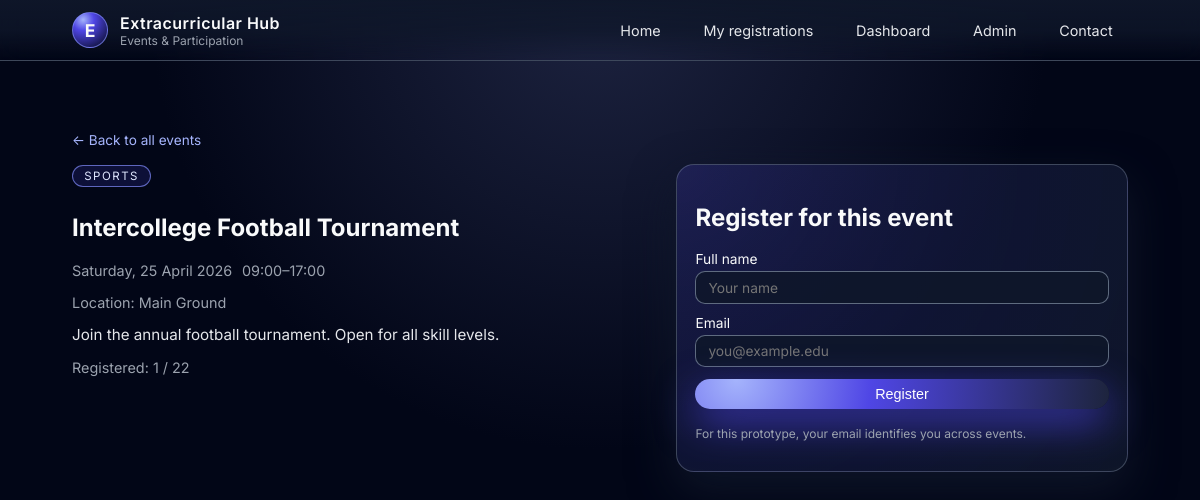
Screenshot of /events/2 with the database file from the repository.
### app.py (models this page shows)
class Event(db.Model):
    id = db.Column(db.Integer, primary_key=True)
    title = db.Column(db.String(200), nullable=False)
    description = db.Column(db.Text, nullable=False)
    category = db.Column(db.String(80), nullable=True)
    location = db.Column(db.String(120), nullable=False)
    date = db.Column(db.Date, nullable=False)
    start_time = db.Column(db.Time, nullable=False)
    end_time = db.Column(db.Time, nullable=False)
    capacity = db.Column(db.Integer, nullable=True)
    is_paid = db.Column(db.Boolean, nullable=False, default=False)
    fee_amount = db.Column(db.Float, nullable=True)
    payment_method = db.Column(db.String(120), nullable=True)
    payment_details = db.Column(db.Text, nullable=True)
    registrations = db.relationship("Registration", back_populates="event", cascade="all, delete-orphan")

### app.py (the view)
@app.route("/events/<int:event_id>")
def event_detail(event_id):
    event = Event.query.get_or_404(event_id)
    return render_template("event_detail.html", event=event)

### templates/event_detail.html (shortened to what this page needs)
{% extends "base.html" %}
{% block content %}
  <section class="section">
    <a href="{{ url_for('home') }}" class="back-link">← Back to all events</a>
    <div class="layout-two-column">
      <div>
        <span class="pill">{{ event.category or "General" }}</span>
        <h1>{{ event.title }}</h1>
        <p class="event-meta">
          <span>{{ event.date.strftime("%A, %d %B %Y") }}</span>
          <span>
            {{ event.start_time.strftime("%H:%M") }}–{{ event.end_time.strftime("%H:%M") }}
          </span>
        </p>
        <p class="event-meta">Location: {{ event.location }}</p>
        <p class="event-description">{{ event.description }}</p>
        <p class="event-meta">
          Registered:
          {{ event.registrations|length }}
          {% if event.capacity %}
            / {{ event.capacity }}
          {% endif %}
        </p>
      </div>
      <div class="card">
        <h2>Register for this event</h2>
        <form action="{{ url_for('register') }}" method="post" class="form">
          <label>
            Full name
            <input type="text" name="name" placeholder="Your name" required />
          </label>
          <label>
            Email
            <input type="email" name="email" placeholder="you@example.edu" required />
          </label>
          <button type="submit" class="primary-btn">Register</button>
          <p class="helper-text">
            For this prototype, your email identifies you across events.
          </p>
        </form>
      </div>
    </div>
  </section>
{% endblock %}

### static/css/styles.css (style rules this page uses)
:root { --bg: #050816; --bg-elevated: #0b1020; --bg-elevated-soft: #11162a; --accent: #4f46e5; --accent-soft: rgba(79, 70, 229, 0.16); --accent-strong: #6366f1; --text-main: #f9fafb; --text-muted: #a5b4fc; --border-subtle: rgba(148, 163, 184, 0.35); --danger: #f97373; --success: #34d399; --shadow-soft: 0 18px 45px rgba(15, 23, 42, 0.9); --radius-lg: 18px; --radius-pill: 999px; --blur: 18px; }
*, *::before, *::after { box-sizing: border-box; }
body { margin: 0; min-height: 100vh; font-family: 'Inter', system-ui, -apple-system, BlinkMacSystemFont, 'Segoe UI', sans-serif; color: var(--text-main); background: radial-gradient(circle at top, #1d2340 0, #020617 45%, #020617 100%); }
a { color: inherit; text-decoration: none; }
.section { margin-top: 2.75rem; }
.card { position: relative; background: radial-gradient( circle at top left, rgba(79, 70, 229, 0.2), rgba(15, 23, 42, 0.95) ); border-radius: var(--radius-lg); border: 1px solid var(--border-subtle); padding: 1.1rem 1.15rem; box-shadow: var(--shadow-soft); }
input, textarea, select { width: 100%; padding: 0.45rem 0.75rem; border-radius: 10px; border: 1px solid rgba(148, 163, 184, 0.6); background: rgba(15, 23, 42, 0.85); color: var(--text-main); font-family: inherit; font-size: 0.86rem; }
.primary-btn, .recommendation-form button { border-radius: var(--radius-pill); border: 0; padding: 0.45rem 1.25rem; font-size: 0.9rem; font-weight: 500; cursor: pointer; background: radial-gradient(circle at 10% 0, #a5b4fc, #4f46e5 36%, #1d243d 100%); color: white; box-shadow: 0 14px 40px rgba(79, 70, 229, 0.7); white-space: nowrap; }
.helper-text { margin-top: 0.4rem; font-size: 0.75rem; color: #9ca3af; }
.layout-two-column { display: grid; grid-template-columns: minmax(0, 1.4fr) minmax(0, 1.1fr); gap: 1.8rem; align-items: flex-start; }
.event-meta { font-size: 0.9rem; color: #9ca3af; display: flex; flex-wrap: wrap; gap: 0.6rem; }
.event-description { margin-top: 0.9rem; font-size: 0.95rem; color: #e5e7eb; }
.pill { display: inline-flex; align-items: center; padding: 0.2rem 0.7rem; font-size: 0.72rem; border-radius: var(--radius-pill); text-transform: uppercase; letter-spacing: 0.13em; border: 1px solid rgba(129, 140, 248, 0.7); background: rgba(79, 70, 229, 0.16); color: #e0e7ff; margin-bottom: 0.4rem; }
.back-link { display: inline-flex; align-items: center; font-size: 0.85rem; color: #a5b4fc; margin-bottom: 1rem; }
.form { display: flex; flex-direction: column; gap: 0.7rem; }
.form label { display: flex; flex-direction: column; gap: 0.25rem; font-size: 0.86rem; }

### rows the page displays
Event: category "SPORTS", title "Intercollege Football Tournament", date "Saturday, 25 April 2026", start_time "09:00", end_time "17:00", location "Main Ground", description "Join the annual football tournament. Open for all skill levels.", capacity "22"

### other values shown
{{ event.registrations|length }} "1"
